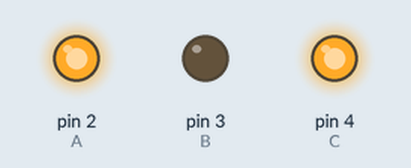
The sketch below on a simulated Arduino Uno, built with avr-gcc and run on an emulated ATmega328P. On the bench: output pins drawn as LEDs (lit = HIGH).

Above: at 0.06 s.
At 0.32 s:
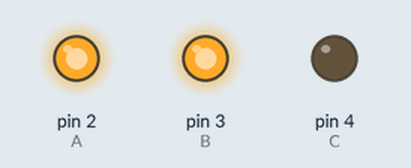
At 0.45 s:
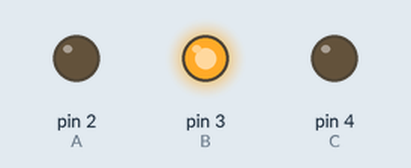
At 0.97 s:
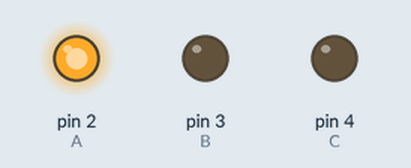
At 1.49 s:
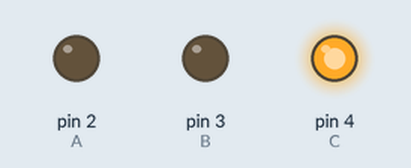
At 2.92 s:
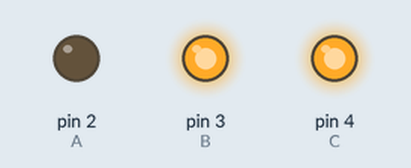
Timing chart, 0 to 3.2 s (numbered marks = the images above):
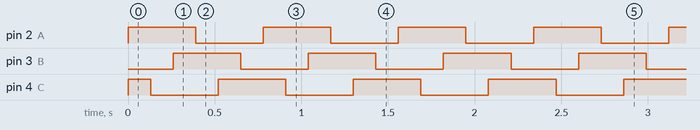

The sketch:

HDD_motor.ino
```cpp
int A=2;
int B=3;
int C=4;
const int timer = 130;

void setup() {
  pinMode(A, OUTPUT);
  pinMode(B, OUTPUT);
  pinMode(C, OUTPUT);
  digitalWrite(A, HIGH);
  digitalWrite(C, HIGH);
}

void loop() {
  motor();
}
void motor()
{
  delay(timer);
  digitalWrite(C, LOW);
  delay(timer);
  digitalWrite(B, HIGH);
  delay(timer);
  digitalWrite(A, LOW);
  delay(timer);
  digitalWrite(C, HIGH);
  delay(timer);
  digitalWrite(B, LOW);
  delay(timer);
  digitalWrite(A, HIGH);
}
```

Measured:
- by itself, pin 2 (A), pin 3 (B), pin 4 (C): alternates HIGH for 0.39 s and LOW for 0.39 s
- by itself, everything shown: repeats every 0.78 s, in 6 steps
